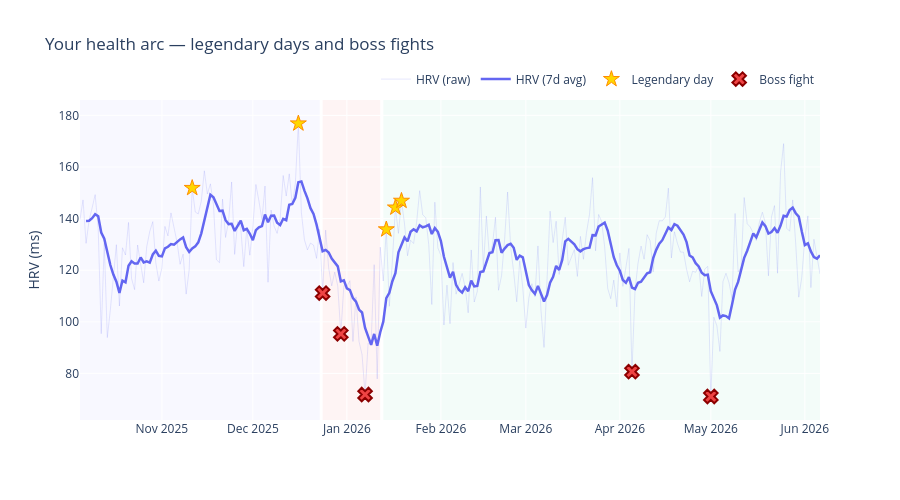

Notebook code for this chart:
### Code cell
# top 5 only for cleaner visualization
top_legendary = legendary.nlargest(5, "composite_z")
top_boss = boss_fights.nsmallest(5, "composite_z")

hrv_smooth = daily_df["hrv"].rolling(7, min_periods=3).mean()

fig = go.Figure()

# chapter shading — very subtle
for c in chapters:
    fig.add_vrect(
        x0=str(c["start_date"])[:10],
        x1=str(c["end_date"])[:10],
        fillcolor=chapter_colors[c["chapter"]],
        layer="below",
        line_width=0,
        opacity=0.4,
    )

# raw HRV
fig.add_trace(go.Scatter(
    x=daily_df["date"],
    y=daily_df["hrv"],
    mode='lines',
    name='HRV (raw)',
    line=dict(color='#6366f1', width=0.8),
    opacity=0.2,
))

# smoothed HRV
fig.add_trace(go.Scatter(
    x=daily_df["date"],
    y=hrv_smooth,
    mode='lines',
    name='HRV (7d avg)',
    line=dict(color='#6366f1', width=2.5),
))

# legendary days
fig.add_trace(go.Scatter(
    x=top_legendary["date"],
    y=top_legendary["hrv"],
    mode='markers+text',
    name='Legendary day',
    textposition='top center',
    marker=dict(color='gold', size=12, symbol='star',
                line=dict(color='darkorange', width=1)),
))

# boss fights
fig.add_trace(go.Scatter(
    x=top_boss["date"],
    y=top_boss["hrv"],
    mode='markers+text',
    name='Boss fight',
    textposition='bottom center',
    marker=dict(color='#ef4444', size=12, symbol='x',
                line=dict(color='darkred', width=2)),
))

fig.update_layout(
    title='Your health arc — legendary days and boss fights',
    height=500,
    yaxis_title='HRV (ms)',
    plot_bgcolor='white',
    hovermode='x unified',
    legend=dict(
        orientation="h",
        yanchor="bottom",
        y=1.02,
        xanchor="right",
        x=1
    )
)

fig.show()

### Figure 1 — Plotly figure (JSON) as saved in the notebook; plotly's stock layout.template omitted (floating-point values rounded to 4 significant figures; data arrays with more than 128 entries replaced by an {"elided": "..."} marker saying what was removed)
{"data": [{"line": {"color": "#6366f1", "width": 0.8}, "mode": "lines", "name": "HRV (raw)", "opacity": 0.2, "type": "scatter", "x": {"elided": "244 str values"}, "y": {"elided": "244 float values"}}, {"line": {"color": "#6366f1", "width": 2.5}, "mode": "lines", "name": "HRV (7d avg)", "type": "scatter", "x": {"elided": "244 str values"}, "y": {"elided": "244 float values"}}, {"marker": {"color": "gold", "line": {"color": "darkorange", "width": 1}, "size": 12, "symbol": "star"}, "mode": "markers+text", "name": "Legendary day", "textposition": "top center", "type": "scatter", "x": ["2026-01-17T00:00:00.000000", "2026-01-14T00:00:00.000000", "2025-11-11T00:00:00.000000", "2026-01-19T00:00:00.000000", "2025-12-16T00:00:00.000000"], "y": [144.3, 135.8, 151.9, 146.9, 176.9]}, {"marker": {"color": "#ef4444", "line": {"color": "darkred", "width": 2}, "size": 12, "symbol": "x"}, "mode": "markers+text", "name": "Boss fight", "textposition": "bottom center", "type": "scatter", "x": ["2026-05-01T00:00:00.000000", "2026-04-05T00:00:00.000000", "2025-12-30T00:00:00.000000", "2026-01-07T00:00:00.000000", "2025-12-24T00:00:00.000000"], "y": [71.05, 80.68, 95.31, 71.81, 111.1]}], "layout": {"height": 500, "hovermode": "x unified", "legend": {"orientation": "h", "x": 1, "xanchor": "right", "y": 1.02, "yanchor": "bottom"}, "plot_bgcolor": "white", "shapes": [{"fillcolor": "rgba(99, 102, 241, 0.12)", "layer": "below", "line": {"width": 0}, "opacity": 0.4, "type": "rect", "x0": "2025-10-05", "x1": "2025-12-23", "xref": "x", "y0": 0, "y1": 1, "yref": "y domain"}, {"fillcolor": "rgba(239, 68, 68, 0.15)", "layer": "below", "line": {"width": 0}, "opacity": 0.4, "type": "rect", "x0": "2025-12-24", "x1": "2026-01-12", "xref": "x", "y0": 0, "y1": 1, "yref": "y domain"}, {"fillcolor": "rgba(16, 185, 129, 0.12)", "layer": "below", "line": {"width": 0}, "opacity": 0.4, "type": "rect", "x0": "2026-01-13", "x1": "2026-06-06", "xref": "x", "y0": 0, "y1": 1, "yref": "y domain"}], "title": {"text": "Your health arc — legendary days and boss fights"}, "yaxis": {"title": {"text": "HRV (ms)"}}}}
